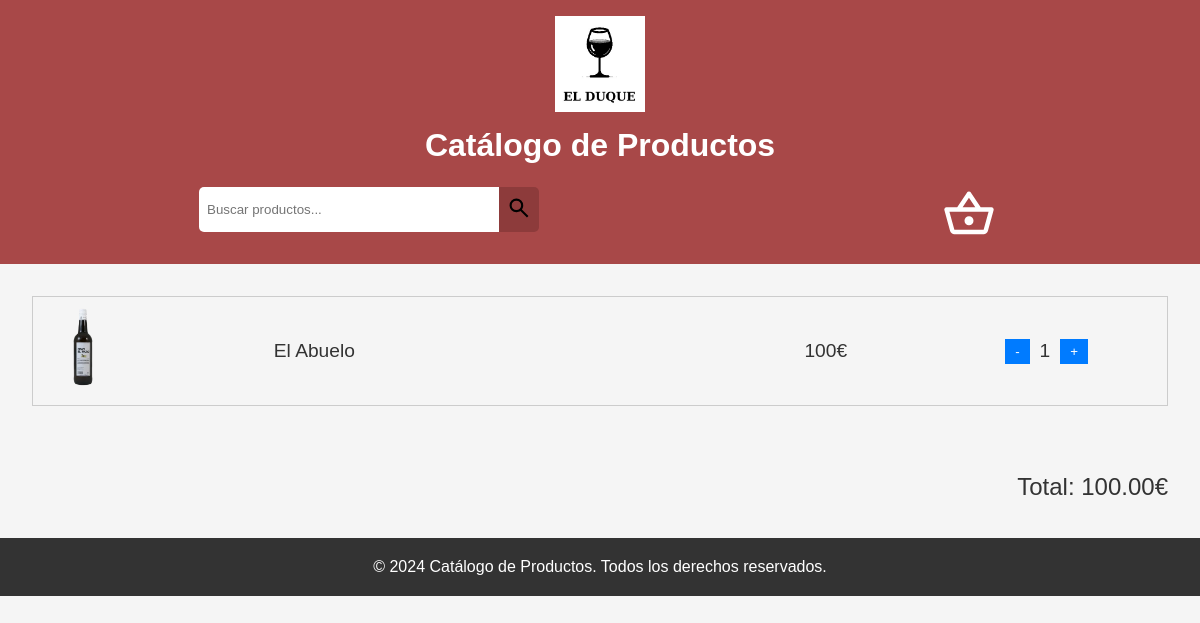
The page /carrito (signed in) on the database its author committed.
### tables this page shows
CREATE TABLE INVENTARIO (
    Codigo_producto INTEGER PRIMARY KEY,
    Nombre TEXT(32),
    Stock INTEGER(4),
    Puntuación INTEGER(2),
    Añada INTEGER(4),
    Precio_producto INTEGER(3),
    Pasillo_almacen INTEGER(2),
    Codigo_almacen INTEGER(5),
    Codigo_botella INTEGER(3),
    Codigo_uva INTEGER(3),
    Codigo_caja INTEGER(3)
);

CREATE TABLE CARRITO(
    CodCliente INTEGER NOT NULL,
    CodProd INTEGER NOT NULL,
    Cantidad INTEGER NOT NULL,
    CodDescuento INTEGER,
    PrecioProdCant REAL NOT NULL
);

### carrito.py (the view)
@carrito.route('/carrito')
def otra_ruta2():
    if 'username' not in session:
        return redirect(url_for('login'))
    bd = DatabaseController()
    bd.connect()
    user_id = bd.fetch_data('CLIENTE where Email = "%s"' % session['username'],)[0][0]
    carrito = bd.fetch_data('CARRITO where CodCliente = "%s"' % user_id)
    print(carrito)
    productos = []
    for prod in carrito:
        producto = bd.fetch_data('INVENTARIO WHERE Codigo_producto = %s' % prod[1])
        print(producto)
        if producto:
            productos.append(producto[0])
    bd.close()
    return render_template('carrito.html', carrito=carrito, productos=productos)

### bd.py (called while the page is built)
    def connect(self):
        try:
            self.connection = sqlite3.connect(self.db_name)
            self.cursor = self.connection.cursor()
            print("Conexión establecida con la base de datos")
        except sqlite3.Error as e:
            print(f"Error al conectar a la base de datos: {e}")

    def fetch_data(self, table_name):
        try:
            select_query = f"SELECT * FROM {table_name}"
            self.cursor.execute(select_query)
            rows = self.cursor.fetchall()
            return rows
        except sqlite3.Error as e:
            print(f"Error al obtener datos de la tabla {table_name}: {e}")
            return None

    def close(self):
        if self.connection:
            self.connection.close()
            print("Conexión cerrada correctamente")

### templates/carrito.html (shortened to what this page needs)
<!DOCTYPE html>
<html lang="es">
<head>
</head>
<body>
    <header>
        <div id="logo">
            <a href="/catalogo">
                <img src="/static/img/logo.jpeg" alt="" style="height: 12vh">
            </a>
        </div>
        <h1>Catálogo de Productos</h1>
        <div class="search-div">
            <div class="search-container">
                <input type="text" id="search" placeholder="Buscar productos...">
                <button></button>
            </div>
            <a href="/carrito">
            </a>
        </div>
    </header>
    <main>
        <section class="product-list" id="product-list">
            {% for product in productos %}
    <div class="prod-carrito">
        <div class="img-carrito">
            <img src="/static/img/{{ product.0 }}.webp" alt="">
        </div>
        <div class="tit-carrito">{{ product.1 }}</div>
        <div class="precio-carrito">{{ product.2 }}€</div>
        <div class="unid-carrito">
            <button class="decrement" onclick="restacant('{{ product.0 }}')">-</button>
            <p class="unid-carrito-detail" id="cant-prod-{{ product.0 }}">
                {% for elem in carrito %}
                    {% if elem.1 == product.0 %}
                        {{ elem.2 }}
                    {% endif %}
                {% endfor %}
            </p>
            <button class="increment" onclick="aniadecant('{{ product.0 }}')">+</button>
        </div>
    </div>
{% endfor %}
            <div class="preciototal">Total: <span id="total">0</span>€</div>
        </section>
    </main>
    <footer>
        <p>&copy; 2024 Catálogo de Productos. Todos los derechos reservados.</p>
    </footer>
</body>
</html>

### templates/carrito.html (style rules this page uses)
* { margin: 0; padding: 0; box-sizing: border-box; }
body { font-family: Arial, sans-serif; line-height: 1.6; background-color: #f5f5f5; color: #333; }
header { background-color: #a84848; color: #fff; padding: 1rem 0; text-align: center; }
header h1 { margin-bottom: 1rem; }
.search-div { display: flex; justify-content: space-around; }
.search-container { display: flex; justify-content: center; margin-bottom: 1rem; }
.search-container input[type="text"] { width: 300px; padding: 0.5rem; border: none; border-radius: 5px 0 0 5px; outline: none; }
.search-container button { padding: 0.5rem; background-color: #8d3b3b; color: #fff; border: none; border-radius: 0 5px 5px 0; cursor: pointer; transition: background-color 0.3s; }
main { padding: 2rem; }
.product-list { display: flex; flex-wrap: wrap; justify-content: space-around; gap: 2rem; flex-direction: column; }
footer { background-color: #333; color: #fff; text-align: center; padding: 1rem 0; width: 100%; bottom: 0; }
.prod-carrito { display: flex; align-items: center; border: 1px solid #ccc; padding: 10px; margin-bottom: 10px; }
.img-carrito { flex: 1; }
.img-carrito img { height: 10vh; }
.tit-carrito { flex: 2; font-size: 1.2em; margin-left: 10px; }
.precio-carrito { flex: 1; text-align: center; font-size: 1.2em; color: #333; }
.unid-carrito { flex: 1; display: flex; align-items: center; justify-content: center; }
.unid-carrito button { background-color: #007bff; color: white; border: none; padding: 5px 10px; cursor: pointer; }
.unid-carrito-detail { margin: 0 10px; font-size: 1.2em; }
.preciototal { font-size: 1.5em; text-align: right; margin-top: 20px; }

### rows shown on the page
INVENTARIO: Nombre "El Abuelo", Stock "100"
CARRITO: Cantidad "1"
